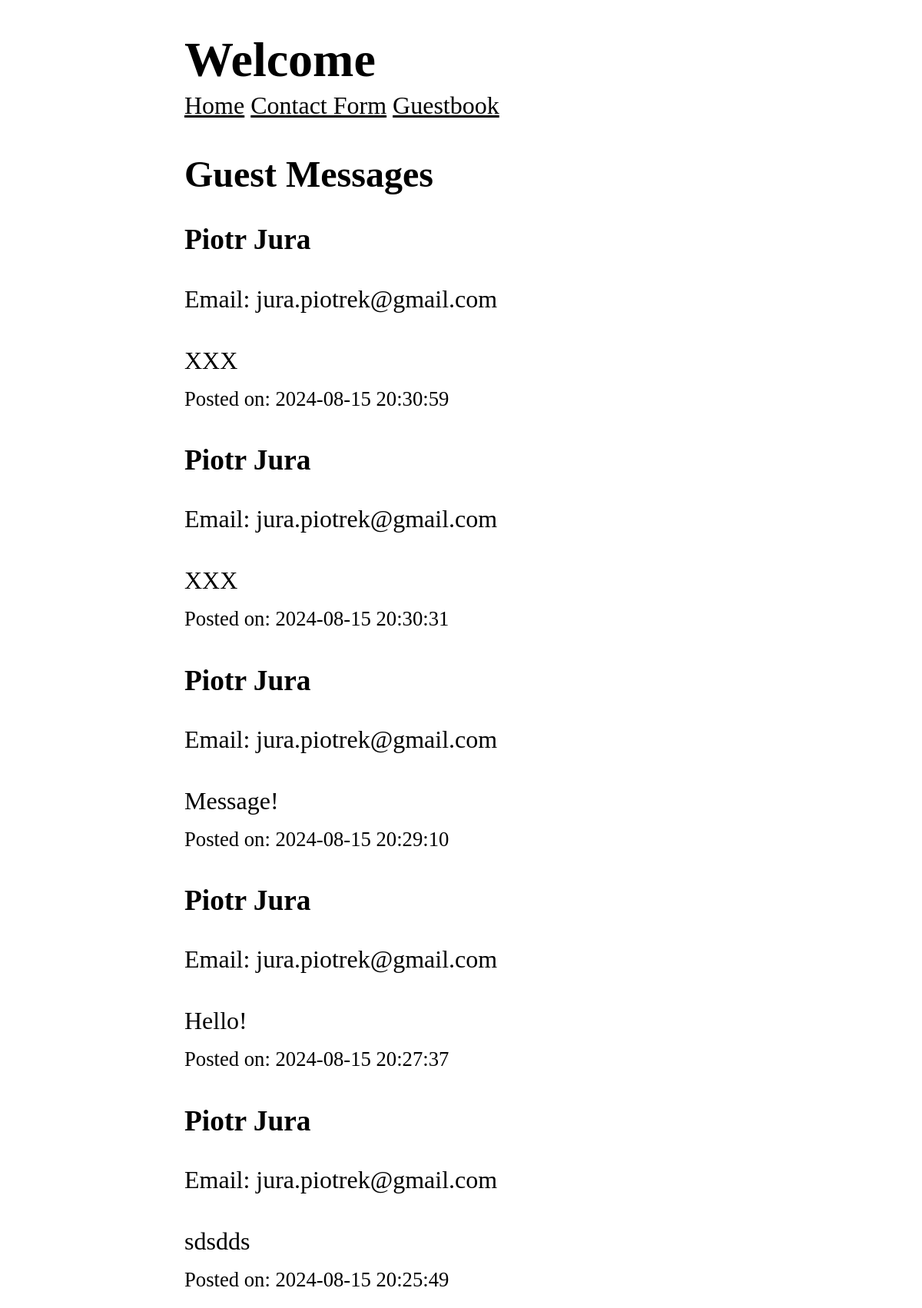
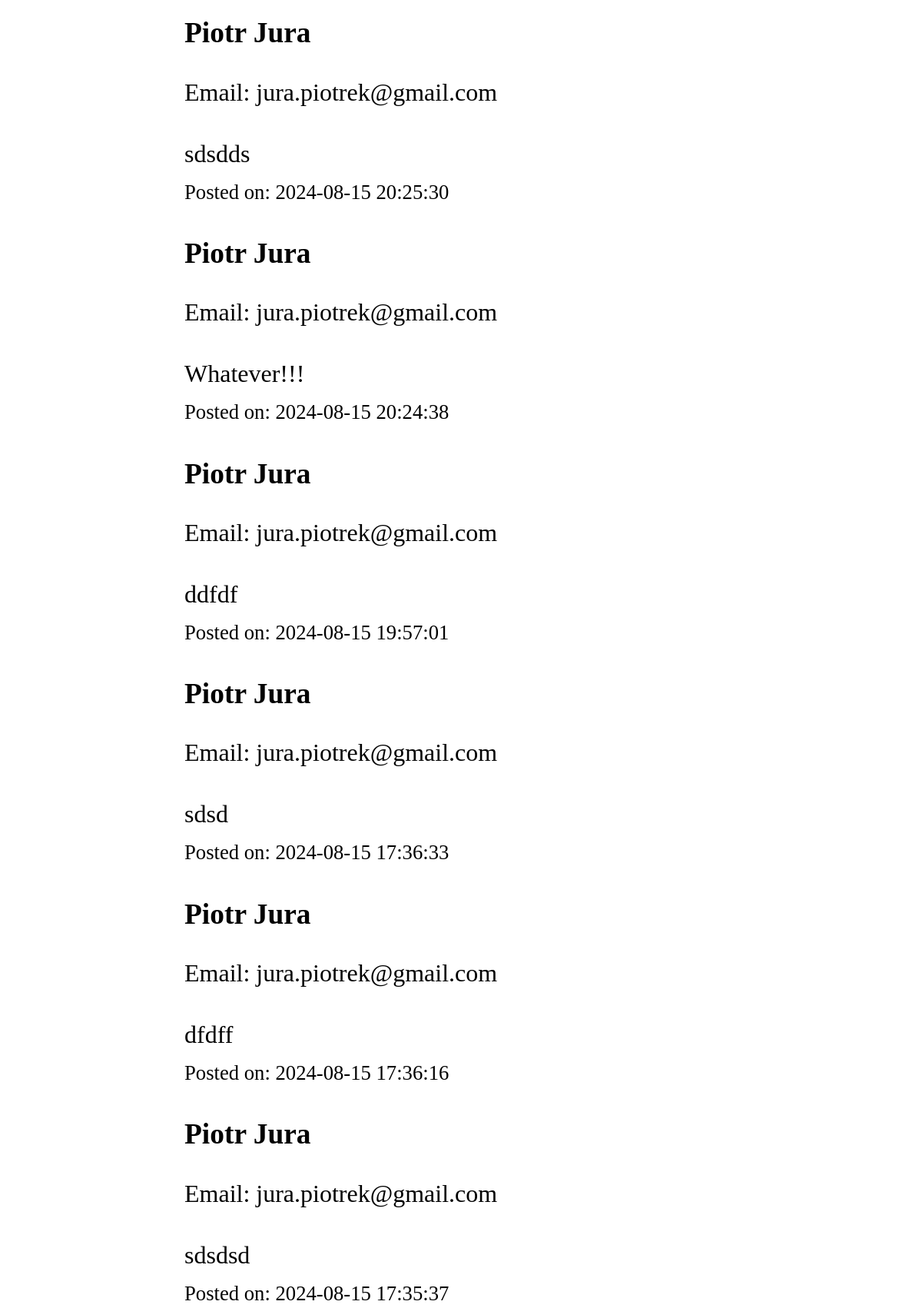
The app's page /guestbook (upper part) with its own data (2 pictures, top to bottom).
### tables this page shows
CREATE TABLE messages (
  id INTEGER PRIMARY KEY AUTOINCREMENT,
  name TEXT NOT NULL,
  email TEXT NOT NULL,
  message TEXT NOT NULL,
  created_at TIMESTAMP DEFAULT CURRENT_TIMESTAMP
);

### includes/view.php (called while the page is built, shortened)
<?php
function renderView(string $template, array $data = []): void {
  include TEMPLATES_DIR . '/header.php';
  include TEMPLATES_DIR . '/' . $template . '.php';
  include TEMPLATES_DIR . '/footer.php';
}

### routes/guestbook_get.php (called while the page is built)
<?php
$messages = getMessages(connectDb());
renderView(
  template: 'guestbook_get',
  data: ['messages' => $messages]
);

### public/index.php (called while the page is built, shortened)
<?php
dispatch($_SERVER['REQUEST_URI'], $_SERVER['REQUEST_METHOD']);

### includes/db.php (called while the page is built, shortened)
<?php
function connectDb(): PDO {
  $pdo = new PDO('sqlite:' . DB_DIR . '/' . 'db.sqlite');
  $pdo->setAttribute(PDO::ATTR_ERRMODE, PDO::ERRMODE_EXCEPTION);
  return $pdo;
}
function getMessages(PDO $pdo): array {
  $sql = "SELECT * FROM messages ORDER BY created_at DESC";
  $stmt = $pdo->query($sql);
  return $stmt->fetchAll(PDO::FETCH_ASSOC);
}

### templates/guestbook_get.php (the view)
<?php
$messages = $data['messages'];
?>
<section>
  <h2>Guest Messages</h2>
  <?php if (empty($messages)): ?>
    <p>No messages yet. Be the first to leave a message</p>
  <?php else: ?>
    <?php foreach ($messages as $message): ?>
      <h3>
        <?=htmlspecialchars($message['name'])?>
      </h3>
      <p>Email: <?=htmlspecialchars($message['email'])?></p>
      <p><?=nl2br(htmlspecialchars($message['message']))?></p>
      <small>Posted on: <?=htmlspecialchars($message['created_at'])?></small>
    <?php endforeach ?>
  <?php endif; ?>
</section>

### templates/header.php (style rules this page uses)
*, *::before, *::after { box-sizing: border-box; }
html { -moz-text-size-adjust: none; -webkit-text-size-adjust: none; text-size-adjust: none; }
body, h1, h2, h3, h4, p, figure, blockquote, dl, dd { margin-block-end: 0; }
body { min-height: 100vh; line-height: 1.5; max-width: 60%; margin-left: auto; margin-right: auto; font-size: 2em; }
h1, h2, h3, h4, button, input, label { line-height: 1.1; }
h1, h2, h3, h4 { text-wrap: balance; }

### records on screen
messages: name "Piotr Jura", email "jura.piotrek@gmail.com", message "XXX", created_at "2024-08-15 20:30:59"
messages: name "Piotr Jura", email "jura.piotrek@gmail.com", message "XXX", created_at "2024-08-15 20:30:31"
messages: name "Piotr Jura", email "jura.piotrek@gmail.com", message "Message!", created_at "2024-08-15 20:29:10"
messages: name "Piotr Jura", email "jura.piotrek@gmail.com", message "Hello!", created_at "2024-08-15 20:27:37"
messages: name "Piotr Jura", email "jura.piotrek@gmail.com", message "sdsdds", created_at "2024-08-15 20:25:49"
messages: name "Piotr Jura", email "jura.piotrek@gmail.com", message "sdsdds", created_at "2024-08-15 20:25:30"
messages: name "Piotr Jura", email "jura.piotrek@gmail.com", message "Whatever!!!", created_at "2024-08-15 20:24:38"
messages: name "Piotr Jura", email "jura.piotrek@gmail.com", message "ddfdf", created_at "2024-08-15 19:57:01"
messages: name "Piotr Jura", email "jura.piotrek@gmail.com", message "sdsd", created_at "2024-08-15 17:36:33"
messages: name "Piotr Jura", email "jura.piotrek@gmail.com", message "dfdff", created_at "2024-08-15 17:36:16"
messages: name "Piotr Jura", email "jura.piotrek@gmail.com", message "sdsdsd", created_at "2024-08-15 17:35:37"
